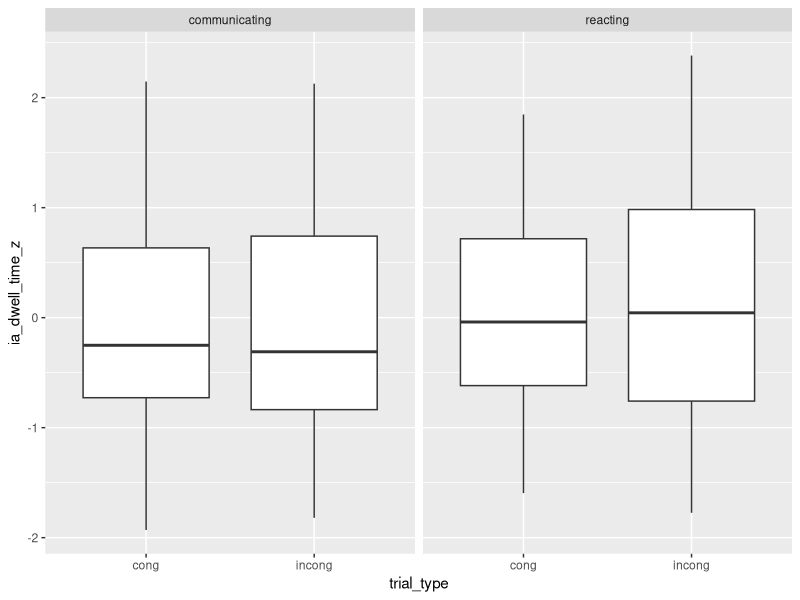

Source code (R): (Note: this script raises an error after producing the figure.)
## ---- chunk 1
knitr::opts_chunk$set(echo = TRUE)
rm(list=ls())
library(tidyverse)
library(dplyr)
library(ggplot2)
library(glmmTMB)
library(ggpubr)
#library(ggpubr)
#library(grid)
#library(summarytools)
#library(exactRankTests)
#library(car)
#library(lme4)
# source("./functions/diagnostic_fcns.r")
# source("./functions/glmm_stability.r")
# source("./functions/boot_glmm.r")
# source("./functions/boot_glmm2.r")
# source("./functions/glmmTMB_stability.r")
# source("./functions/boot_glmmTMB.r")
# source("./functions/extract_ranef_gmmTMB.r")
## ---- chunk 2
#IA report (whole video IP)
video.ip.orig.data <- read_delim("data/IA_report_new_video_IP.txt", na=".", delim="\t") %>% 
  filter(RECORDING_SESSION_LABEL!="Nala_2",
         RECORDING_SESSION_LABEL!="Sahibu_2",
         RECORDING_SESSION_LABEL!="Melody_1") #sessions repeated due to dog leaving chinrest too soon (before reaction of reacting agent)
levels(as.factor(video.ip.orig.data$IA_LABEL))

#demographic data
demo.data <- read_csv("data/Non_verbal_communication_counterbalancing.csv")%>%
  mutate(EDF3=fct_recode(as.factor(EDF3), "Georgia_3"="Georgia3", "Mathilda_3"="Mathild3"))%>%
  separate(EDF3, c("subject", "num"), sep="_") %>% 
  select(-num) %>% 
  filter(!is.na(subject))

#full data file (IA report + demographics)
video.ip.data <- video.ip.orig.data %>%
  select(RECORDING_SESSION_LABEL, IP_LABEL, IA_LABEL,IA_ID, Trial_Index_, condition, trial_type, session_number, trial_number, video_file, DATA_FILE,  IA_AREA, IA_AVERAGE_FIX_PUPIL_SIZE,  IA_DWELL_TIME, "IA_DWELL_TIME_%", IA_FIXATION_COUNT, IA_MAX_FIX_PUPIL_SIZE, INTEREST_AREA_FIXATION_SEQUENCE, TRIAL_DWELL_TIME, TRIAL_FIXATION_COUNT, TRIAL_IA_COUNT, TRIAL_TOTAL_VISITED_IA_COUNT, IA_FIRST_FIXATION_TIME )%>%
  mutate(RECORDING_SESSION_LABEL=fct_recode(RECORDING_SESSION_LABEL, Georgia_1="Georgia1",Georgia_2="Georgia2", Georgia_3="Georgia3",Georgia_4="Georgia4", Mathilda_1="Mathild1", Mathilda_2="Mathild2", Mathilda_3="Mathild3", Mathilda_4="Mathild4" ))%>%
  separate(RECORDING_SESSION_LABEL, c("subject", "session.num"), sep = "_") %>% 
  full_join(demo.data)
## ---- chunk 3
dwell.descr <-video.ip.data %>%
  filter(IA_LABEL!="FIXATION_TRIGGER") %>% 
  group_by(subject, trial_number, condition, trial_type, IA_LABEL, TRIAL_DWELL_TIME) %>% 
  summarise(ia_dwell_time=IA_DWELL_TIME) %>% 
   mutate(agent_type = ifelse(grepl("inviting|pointing", IA_LABEL), 
                             "communicating", 
                             "reacting")) %>% 
  mutate(proportion.dwell.time.agents=ia_dwell_time/TRIAL_DWELL_TIME)


dwell.descr_ind <-video.ip.data %>%
  filter(IA_LABEL!="FIXATION_TRIGGER") %>% 
  group_by(subject) %>% 
  summarise(ia_dwell_time_mean=mean(IA_DWELL_TIME),
            ia_dwell_time_sd=sd(IA_DWELL_TIME))

dwell.descr<-dwell.descr%>%
  full_join(dwell.descr_ind)%>%
  mutate(ia_dwell_time_z = (ia_dwell_time - ia_dwell_time_mean)/ia_dwell_time_sd)


ggplot(dwell.descr, aes(x =trial_type, y = ia_dwell_time_z))+
  geom_boxplot()+
  facet_grid(~agent_type)
## ---- chunk 4
xx=table(dwell.descr$condition, dwell.descr$subject)
ncol(xx) #39 dogs were tested
xx #each dog should have 2 trials per condition (1 fam, 1 test)
colSums(xx < 2) #2 dogs have 3 (CA, CG and GA) and 1 (GA) missing sessions, 
#but they are still included in the final sample

#in case one wants to exclude these 2 dogs who did not complete all sessions due to 
#owner dropping out:
# dwell.descr<-dwell.descr %>% 
#   filter(subject != "Lenny" & subject != "Floki")
# 
# xx=table(dwell.descr$condition, dwell.descr$subject)
# colSums(xx < 2) #no dogs with missing sessions left 
## ---- chunk 5
#descriptive statistics
dwell.descr.aggr<-dwell.descr %>% 
  group_by(condition, trial_type) %>% 
  summarise(mean_dwell_time_to_agents=mean(ia_dwell_time),
            median_dwell_time=median(ia_dwell_time),
            mean_prop_dwell_agents=mean(proportion.dwell.time.agents, na.rm = TRUE),
            sd_dwell= sd(ia_dwell_time, na.rm = TRUE),
            se_dwell=sd(ia_dwell_time, na.rm = TRUE)/sqrt(length(ia_dwell_time)))

dwell.descr.part<-dwell.descr %>% 
  group_by(condition, subject) %>% 
  summarise(mean_dwell_time_to_agents=mean(ia_dwell_time, na.rm = TRUE),
            median_dwell_time=median(ia_dwell_time),
            mean_prop_dwell_agents=mean(proportion.dwell.time.agents, na.rm = TRUE),
            sd_dwell= sd(ia_dwell_time, na.rm = TRUE),
            se_dwell=sd(ia_dwell_time, na.rm = TRUE)/sqrt(length(ia_dwell_time)))
## ---- chunk 6
dwell.time.data<-video.ip.data %>% 
  filter(IA_LABEL!="FIXATION_TRIGGER") %>% 
  group_by(subject, trial_number, condition, trial_type) %>% 
  summarise(dwell_time_to_agents=sum(IA_DWELL_TIME))
## ---- chunk 7
#Version 1 (2 boxplots, one for congruent, one for incongruent conditions)
dwell.descr$trial_type<-fct_recode(dwell.descr$trial_type, "Congruent"="cong", "Incongruent"="incong")
ggplot(data = dwell.descr.part, aes(x = trial_type, y = ia_dwell_time)) +
  geom_boxplot(alpha = 0.5) +  # Boxplot with transparency
  geom_jitter(aes(fill = condition),  # Jitter points and color by condition
              position = position_jitterdodge(jitter.width = 0.2, dodge.width = 0.75), 
              alpha = 0.5, shape = 21) +  # Add transparency and shape
  ylab("Dwell time") +
  xlab("Condition") +
  #ylim(2500, 15000) +  
  theme_bw()+
  stat_compare_means(paired = TRUE, method = "t.test", label.x= 1.4, label.y = 1300 )

t.test(dwell.descr.part$mean_dwell_time_to_agents[dwell.descr.part$condition=="CA"], dwell.descr.part$mean_dwell_time_to_agents[dwell.descr.part$condition=="CG"], paired=TRUE)
#LL:It seems there is no difference in the dwell times to the 2 agents combined. Next, do the same for the acting agent alone (or the 2 agents separately)
## ---- chunk 8
# #Version 1.1 (with grouped subjects observations)
# ggplot(data = dwell.descr, aes(x = trial_type, y = ia_dwell_time)) +
#   geom_boxplot(alpha = 0.5) +  # Boxplot with transparency
#   geom_jitter(aes(fill = condition),  # Jitter points and color by condition
#               position = position_jitterdodge(jitter.width = 0.2, dodge.width = 0.75), 
#               alpha = 0.5, shape = 21) +  # Add transparency and shape
#   # Add lines connecting observations for CA-CG and GG-GA
#   geom_line(
#     data = dwell.descr[dwell.descr$condition %in% c("CA", "CG"), ], 
#     aes(group = subject), 
#     position = position_dodge(width = 0.75), 
#     color = "blue", alpha = 0.7, linewidth = 0.5
#   ) +
#   geom_line(
#     data = dwell.descr[dwell.descr$condition %in% c("GG", "GA"), ], 
#     aes(group = subject), 
#     position = position_dodge(width = 0.75), 
#     color = "red", alpha = 0.7, linewidth = 0.5
#   ) +
#   ylab("Dwell time") +
#   xlab("Condition") +
#   ylim(2500, 15000) +  
#   theme_bw()
# 
# 
# 
# 
# #Version 2
# ggplot(data = dwell.descr, aes(x = condition, y = ia_dwell_time, fill = condition)) +
#   geom_boxplot(alpha = 0.3, color = "black") +  # Boxplot with lower transparency and black borders
#   geom_jitter(aes(color = condition),  # Jitter points with color by condition
#               position = position_jitterdodge(jitter.width = 0.2, dodge.width = 0.75), 
#               alpha = 0.6, shape = 21) +  # Slightly less transparent points
#   ylab("Dwell time (ms)") +
#   xlab("Condition") +
#   ylim(2500, 15000) +  
#   theme_bw() +
#   theme(axis.text.x = element_text(angle = 0, hjust = 1),  # Possibly rotate x-axis labels for readability
#         panel.grid.major.x = element_blank()) +
#   scale_x_discrete(labels = function(x) {  # Custom x-axis labels to include trial_type values
#     # Replace with your actual labels for trial_type and condition, if needed
#     paste(x, "(Trial Type: X)", sep = "\n")
#   }) +
#   guides(fill = "none")  # Remove redundant fill legend
# 
# 
# #Version 3
# 
# 
# # Reorder levels of condition
# dwell.descr$condition <- factor(dwell.descr$condition, levels = c("CA", "CG", "GG", "GA"))
# 
# # Plot
# ggplot(data = dwell.descr, aes(x = condition, y = ia_dwell_time, fill = condition)) +
#   geom_boxplot(alpha = 0.3, color = "black") +  # Boxplots with lower transparency
#   geom_jitter(aes(color = condition),  # Jitter points with color by condition
#               position = position_jitterdodge(jitter.width = 0.4, dodge.width = 0.75), 
#               alpha = 0.6, shape = 21) +  # Points with less transparency
#   ylab("Dwell time (ms)") +
#   xlab("Condition") +  
#  # ylim(2500, 15000) +  
#   theme_bw() +
#   theme(
#     axis.text.x = element_text(size = 10),  # Keep axis labels unrotated
#     panel.grid.major.x = element_blank(),
#     axis.ticks.length = unit(0.5, "cm"),
#     plot.margin = margin(t = 10, r = 10, b = 50, l = 10)  # Add space below plot
#   ) +
#   scale_x_discrete(
#     labels = c("CA", "CG", "GG", "GA")  # Custom order of conditions
#   ) +
#   guides(fill = "none", color = "none") +  # Remove redundant legends
#   # Add custom labels below the x-axis
#   annotate(
#     "text", x = 1.5, y = -2450, label = "Congruent", size = 5, hjust = 0.5, vjust = 1, fontface = "bold"
#   ) +
#   annotate(
#     "text", x = 3.5, y = -2450, label = "Incongruent", size = 5, hjust = 0.5, vjust = 1, fontface = "bold"
#   )
# 
# 
# 
# 
# library(ggplot2)
# library(grid)
# 
# 
# # Reorder levels of condition
# dwell.descr$condition <- factor(dwell.descr$condition, levels = c("CA", "CG", "GG", "GA"))
# 
# # Base ggplot
# p <- ggplot(data = dwell.descr, aes(x = condition, y = ia_dwell_time, fill = condition)) +
#   geom_boxplot(alpha = 0.3, color = "black") +  # Boxplots with lower transparency
#   geom_jitter(aes(color = condition),  # Jitter points with color by condition
#               position = position_jitterdodge(jitter.width = 0.4, dodge.width = 0.75), 
#               alpha = 0.6, shape = 21) +  # Points with less transparency
#   ylab("Dwell time (ms)") +
#   xlab("Condition") +  
#   #ylim(2500, 15000) +  
#   theme_bw() +
#   theme(
#     axis.text.x = element_text(size = 10),  # Keep axis labels unrotated
#     panel.grid.major.x = element_blank(),
#     axis.ticks.length = unit(0.5, "cm"),
#     plot.margin = margin(t = 10, r = 10, b = 60, l = 10)  # Add space below plot
#   ) +
#   scale_x_discrete(
#     labels = c("CA", "CG", "GG", "GA")  # Custom order of conditions
#   ) +
#   guides(fill = "none", color = "none")  # Remove redundant legends
# 
# # Print the ggplot and add grid text
# print(p)
# 
# # Add external labels
# grid.text("Congruent", x = 0.3, y = -1, gp = gpar(fontsize = 10, fontface = "bold"))
# grid.text("Incongruent", x = 0.7, y = -1, gp = gpar(fontsize = 10, fontface = "bold"))
# 
# p
## ---- chunk 9
test.IP.end.data.object.congruent.hand<-test.IP.end.data.object.congruent%>%
  filter(condition=="hand")

t.test(test.IP.end.data.object.congruent.hand$mean_dwell[test.IP.end.data.object.congruent.hand$object_congruent=="object_congruent_dwell_time"], test.IP.end.data.object.congruent.hand$mean_dwell[test.IP.end.data.object.congruent.hand$object_congruent=="object_incongruent_dwell_time"], paired=TRUE)
## ---- chunk 10
#IA report (from reaction IP - from frame 579 for Zserbo - session 1)
reaction.ip.orig.data.Zserbo <- read_delim("data/IA_report_IP_from_reaction_frame579.txt", na=".", delim="\t") %>% 
   filter(RECORDING_SESSION_LABEL=="Zserbo_1")

#IA report (from reaction IP - from frame 580 for all other sessions)
reaction.ip.orig.data <- read_delim("data/IA_report_IP_from_reaction.txt", na=".", delim="\t") %>% 
  filter(RECORDING_SESSION_LABEL!="Nala_2",
         RECORDING_SESSION_LABEL!="Sahibu_2",
         RECORDING_SESSION_LABEL!="Melody_1", #until here repeated due to dog leaving chinrest too early (before second agent's reaction)
         RECORDING_SESSION_LABEL!="Zserbo_1") %>% #excluded from here because frame 580 (the one defining the beginning of the reaction IP) was skipped in this video presentation, so we import this trial from frame 579 below
  rbind(reaction.ip.orig.data.Zserbo) %>% 
  arrange(RECORDING_SESSION_LABEL) #order rows alphabetically based on RECORDING_SESSION_LABEL
  levels(as.factor(reaction.ip.orig.data$IA_LABEL))

#demographic data
demo.data <- read_csv("data/Non_verbal_communication_counterbalancing.csv")%>%
  mutate(EDF3=fct_recode(as.factor(EDF3), "Georgia_3"="Georgia3", "Mathilda_3"="Mathild3"))%>%
  separate(EDF3, c("subject", "num"), sep="_") %>% 
  select(-num) %>% 
  filter(!is.na(subject))
 
#full data file (IA report_IP_from reaction + demographics)
reaction.ip.data <- reaction.ip.orig.data %>%
  select(RECORDING_SESSION_LABEL, IP_LABEL, IA_LABEL,IA_ID, Trial_Index_, condition, trial_type, session_number, trial_number, video_file, DATA_FILE,  IA_AREA, IA_AVERAGE_FIX_PUPIL_SIZE,  IA_DWELL_TIME, "IA_DWELL_TIME_%", IA_FIXATION_COUNT, IA_MAX_FIX_PUPIL_SIZE, INTEREST_AREA_FIXATION_SEQUENCE, TRIAL_DWELL_TIME, TRIAL_FIXATION_COUNT, TRIAL_IA_COUNT, TRIAL_TOTAL_VISITED_IA_COUNT, IA_FIRST_FIXATION_TIME )%>%
  mutate(RECORDING_SESSION_LABEL=fct_recode(RECORDING_SESSION_LABEL, Georgia_1="Georgia1",Georgia_2="Georgia2", Georgia_3="Georgia3",Georgia_4="Georgia4", Mathilda_1="Mathild1", Mathilda_2="Mathild2", Mathilda_3="Mathild3", Mathilda_4="Mathild4" ))%>%
  separate(RECORDING_SESSION_LABEL, c("subject", "session.num"), sep = "_") %>% 
  full_join(demo.data)%>%
  filter(!is.na(session_number))

#data checks
summary(reaction.ip.data$TRIAL_DWELL_TIME)
which(is.na(reaction.ip.data$TRIAL_DWELL_TIME)) #Knopf --> not sure what this is (no data, not even in the viewing session)
levels(as.factor(reaction.ip.data$subject))
## ---- chunk 11
#descriptive statistics

dwell.descr.react <-reaction.ip.data %>%
  filter(IA_LABEL!="FIXATION_TRIGGER") %>% 
  group_by(subject, trial_number, condition, trial_type, IA_LABEL, TRIAL_DWELL_TIME) %>% 
  summarise(ia_dwell_time=IA_DWELL_TIME) %>% 
   mutate(agent_type = ifelse(grepl("inviting|pointing", IA_LABEL), 
                             "communicating", 
                             "reacting")) %>% 
  mutate(proportion.dwell.time.agents=ia_dwell_time/TRIAL_DWELL_TIME,
         ia_dwell_time_log = as.numeric(ifelse(ia_dwell_time>0, log(ia_dwell_time), NA))) %>% 
  ungroup()


dwell.descr.react_ind <-reaction.ip.data %>%
  filter(IA_LABEL!="FIXATION_TRIGGER") %>% 
   mutate(agent_type = ifelse(grepl("inviting|pointing", IA_LABEL), 
                             "communicating", 
                             "reacting")) %>%
  group_by(subject, agent_type) %>% 
  summarise(ia_dwell_time_mean=mean(IA_DWELL_TIME),
            ia_dwell_time_sd=sd(IA_DWELL_TIME))

dwell.descr.react<-dwell.descr.react%>%
  full_join(dwell.descr.react_ind)%>%
  mutate(ia_dwell_time_z = (ia_dwell_time - ia_dwell_time_mean)/ia_dwell_time_sd)


ggplot(dwell.descr.react, aes(x =trial_type, y = ia_dwell_time_log))+
  geom_boxplot()+
  facet_wrap(~agent_type)

hist(dwell.descr.react$ia_dwell_time)

## ---- chunk 12
dwell.descr.aggr.react<-dwell.descr.react %>% 
  group_by(condition, trial_type) %>% 
  summarise(mean_dwell_time_to_agents=mean(ia_dwell_time),
            median_dwell_time=median(ia_dwell_time),
            mean_prop_dwell_agents=mean(proportion.dwell.time.agents, na.rm = TRUE),
            sd_dwell= sd(ia_dwell_time, na.rm = TRUE),
            se_dwell=sd(ia_dwell_time, na.rm = TRUE)/sqrt(length(ia_dwell_time)))

dwell.descr.part.react<-dwell.descr.react %>% 
  group_by(condition, subject) %>% 
  summarise(mean_dwell_time_to_agents=mean(ia_dwell_time, na.rm = TRUE),
            median_dwell_time=median(ia_dwell_time),
            mean_prop_dwell_agents=mean(proportion.dwell.time.agents, na.rm = TRUE),
            sd_dwell= sd(ia_dwell_time, na.rm = TRUE),
            se_dwell=sd(ia_dwell_time, na.rm = TRUE)/sqrt(length(ia_dwell_time)))
## ---- chunk 13
table(dwell.descr.part.react$condition, dwell.descr.part.react$subject) 

xx=table(dwell.descr.part.react$condition, dwell.descr.part.react$subject)
ncol(xx) #39 dogs were tested
xx #each dog should have 1 test trial per condition
sum(colSums(xx < 1)) #some dogs have missing sessions
colSums(xx < 1) #2 dogs have 3 (CA, CG and GA) and 1 (GA) missing sessions, 
#but they are still included in the final sample

#in case one wants to exclude these 2 dogs
# dwell.descr.react.wo.excl.dogs<-dwell.descr.react %>% 
#   filter(subject!="Lenny" & subject!="Floki")
## ---- chunk 14
#Version 1 (2 boxplots, one for congruent, one for incongruent conditions)
dwell.descr.aggr.react$trial_type<-fct_recode(dwell.descr.aggr.react$trial_type, "Congruent"="cong", "Incongruent"="incong")

ggplot(data = dwell.descr.aggr.react, aes(x = trial_type, y = mean_dwell_time_to_agents)) +
  geom_boxplot(alpha = 0.5) +  # Boxplot with transparency
  #geom_jitter(aes(fill = condition),  # Jitter points and color by condition
              # position = position_jitterdodge(jitter.width = 0.2, dodge.width = 0.75), 
              # alpha = 0.5, shape = 21) +  # Add transparency and shape
  ylab("Mean dwell time to agents") +
  xlab("Trial type") +
 # ylim(3850, 4500) +  
  theme_bw()+
  stat_compare_means(paired = TRUE, method = "t.test", label.x= 1.4, label.y = 4500 )

## ---- chunk 15
ggplot(data = dwell.descr.react, 
       aes(x = interaction(agent_type, trial_type, sep = "\n"), 
           y = ia_dwell_time)) +
  geom_boxplot(alpha = 0.5) +  # Boxplot with transparency
  # geom_jitter(aes(fill = condition),  # Uncomment to add jittered points colored by condition
  #             position = position_jitterdodge(jitter.width = 0.2, dodge.width = 0.75), 
  #             alpha = 0.5, shape = 21) +  # Add transparency and shape
  ylab("Mean dwell time to agents") +
  xlab("Agent Type\nTrial Type") +  # Label for clarity
  #ylim(3850, 4500) +  
  theme_bw()

#t-test to check if dogs looked longer at the reacting than communicating agent
#aggregate data to get one average value per participant and agent type:
dwell.descr.react.grouped<-dwell.descr.react %>% 
  group_by(subject, agent_type) %>% 
  summarise(mean_dwell_time=mean(ia_dwell_time),
            sd_dwell_time=sd(ia_dwell_time))
  
t.test(dwell.descr.react.grouped$mean_dwell_time[dwell.descr.react.grouped$agent_type=="reacting"], dwell.descr.react.grouped$mean_dwell_time[dwell.descr.react.grouped$agent_type=="communicating"], paired=T) #seems so
## ---- chunk 16
#bringing the data in the right format
model.data<-dwell.descr.react  %>%
  select(-IA_LABEL, -ia_dwell_time) %>% 
 pivot_wider(names_from=agent_type, values_from = proportion.dwell.time.agents) %>% 
  rename(prop.dwellt.communicating.agent=communicating, 
         prop.dwellt.reacting.agent=reacting)

summary(model.data$prop.dwellt.communicating.agent)
summary(model.data$prop.dwellt.reacting.agent)

#transforming DV to exclude 0 and 1s
model.data$prop.dwellt.communicating.agent.scaled <-
  (model.data$prop.dwellt.communicating.agent *
      (length(model.data$prop.dwellt.communicating.agent) - 1) + 0.5) / length(model.data$prop.dwellt.communicating.agent)

model.data$prop.dwellt.reacting.agent.scaled <-
  (model.data$prop.dwellt.reacting.agent *
      (length(model.data$prop.dwellt.reacting.agent) - 1) + 0.5) / length(model.data$prop.dwellt.reacting.agent)

summary(model.data$prop.dwellt.communicating.agent.scaled)
summary(model.data$prop.dwellt.reacting.agent.scaled)


model.data <- data.frame(model.data) %>%
  mutate(
    z.trial = as.numeric(scale(as.numeric(trial_number), center = TRUE, scale = TRUE)), #z-transform trial number
    condition.c = as.numeric(scale(as.numeric(as.factor(condition)), center = TRUE, scale = FALSE)),
    trial_type.c = as.numeric(scale(as.numeric(as.factor(trial_type)), center = TRUE, scale = FALSE))
  ) %>% #manually dummy code and center condition and trial_type for random effects part of the model
#the first as.numeric in this code is needed to drop the [,1] specification add would automatically add to the column names otherwise
  mutate(condition=as.factor(condition),
         trial_type=as.factor(trial_type)) #ensure condition and trial_type as treated as factors

hist(model.data$prop.dwellt.communicating.agent.scaled)
hist(model.data$prop.dwellt.reacting.agent.scaled)
## ---- chunk 17
dwell.descr.react.each.agent<-model.data %>% 
  group_by(condition, trial_type) %>% 
  summarise(mean_prop_dwell_time_communicating=mean(prop.dwellt.communicating.agent),
            mean_prop_dwell_time_reacting=mean(prop.dwellt.reacting.agent),
            sd_prop_dwell_comm=sd(prop.dwellt.communicating.agent, na.rm = TRUE),
            sd_prop_dwell_comm=sd(prop.dwellt.communicating.agent, na.rm = TRUE),
            median_dwell_timecomm=median(prop.dwellt.communicating.agent),
            median_dwell_time_react=median(prop.dwellt.reacting.agent),
            se_prop_dwell_comunicating=sd(prop.dwellt.communicating.agent, na.rm = TRUE)/sqrt(length(prop.dwellt.communicating.agent)),
            se_prop_dwell_reacting=sd(prop.dwellt.reacting.agent, na.rm = TRUE)/sqrt(length(prop.dwellt.reacting.agent)))
## ---- chunk 18
#models for communicating agent (one with trial_type and one with condition as dv)
m1.reactIP.comm.trial.type<-glmmTMB(prop.dwellt.communicating.agent.scaled ~ trial_type + z.trial + (1+trial_type.c+z.trial||subject), family=beta_family, data=model.data,  control=glmmTMBControl(optCtrl=list(iter.max=100000000, eval.max=100000000)))
#correlation between random effects excluded due to convergence issues

m2.reactIP.comm.cond<-glmmTMB(prop.dwellt.communicating.agent.scaled ~ condition + z.trial + (1+condition.c+z.trial||subject), family=beta_family, data=model.data,  control=glmmTMBControl(optCtrl=list(iter.max=100000000, eval.max=100000000)))
#correlation between random effects excluded due to convergence issues

#models for reacting agent (one with trial_type and one with condition as dv)
m1.reactIP.react.trial.type<-glmmTMB(prop.dwellt.reacting.agent.scaled ~ trial_type + z.trial + (1+trial_type.c+z.trial||subject), family=beta_family, data=model.data,  control=glmmTMBControl(optCtrl=list(iter.max=100000000, eval.max=100000000)))
#correlation between random effects excluded due to convergence issues

m2.reactIP.react.cond<-glmmTMB(prop.dwellt.reacting.agent.scaled ~ condition + z.trial + (1+condition.c+z.trial||subject), family=beta_family, data=model.data,  control=glmmTMBControl(optCtrl=list(iter.max=100000000, eval.max=100000000)))
#correlation between random effects excluded due to convergence issues

#LL: missing: fit reduced models without condition to assess the significance of condition as a whole

#evaluate results
round(summary(m1.reactIP.comm.trial.type)$coefficients$cond,2)
round(summary(m2.reactIP.comm.cond)$coefficients$cond,2)
round(summary(m1.reactIP.react.trial.type)$coefficients$cond,2)
round(summary(m2.reactIP.react.cond)$coefficients$cond,2)#here conditionCG is (barely) significant: dogs look less long at the reacting agent in the CG (inc) than in the CA (cong) condition

#LL: next, fit on the data in dwell.decr.react a beta model with interaction to check if dogs look longer to one of the agents or the other depending on the condition ia_dwell_time ~ condition (and/or trial_type)* agent_type




## ---- chunk 19
library(dplyr)
library(purrr)


# Function to count transitions between 21 and 22
count_transitions <- function(seq) {
  # Clean and split the sequence
  seq_clean <- gsub("\\[|\\]", "", seq)  # Remove brackets
  seq_clean <- gsub(" ", "", seq_clean)   # Remove spaces
  seq_split <- unlist(strsplit(seq_clean, ","))  # Split into elements

  # Convert to numeric
  seq_numeric <- suppressWarnings(as.numeric(seq_split))  # Convert to numeric

  # Remove NAs and keep only 21 and 22 and 23
  seq_numeric <- seq_numeric[!is.na(seq_numeric)]

  # Initialize variables for counting transitions
  transitions <- 0
  previous_value <- NA

  # Loop through the sequence to count transitions between 21 and 22 and 23
  for (value in seq_numeric) {
    if (value %in% c(21, 22, 23)) {
      if (!is.na(previous_value) && previous_value!=20 && previous_value != value) {
        transitions <- transitions + 1
      }
      previous_value <- value
    }
  }

  return(transitions)
}

# Apply the function to count transitions for each row
reaction.ip.data <- reaction.ip.data %>%
  mutate(transition_count = map_int(INTEREST_AREA_FIXATION_SEQUENCE, count_transitions))

reaction.ip.data%>%select(subject, Trial_Index_, IA_LABEL, INTEREST_AREA_FIXATION_SEQUENCE, transition_count)%>%
  filter(IA_LABEL!="FIXATION_TRIGGER")
## ---- chunk 20
dwell.descr.react_transitions <-reaction.ip.data %>%
  filter(IA_LABEL!="FIXATION_TRIGGER") %>% 
  group_by(subject, trial_number, condition, trial_type, IA_LABEL, TRIAL_DWELL_TIME) %>% 
  summarise(transition_count=transition_count) %>% 
   mutate(agent_type = ifelse(grepl("inviting|pointing", IA_LABEL), 
                             "communicating", 
                             "reacting")) %>% 
  ungroup()



ggplot(dwell.descr.react_transitions, aes(x =trial_type, y = transition_count))+
  geom_boxplot()
